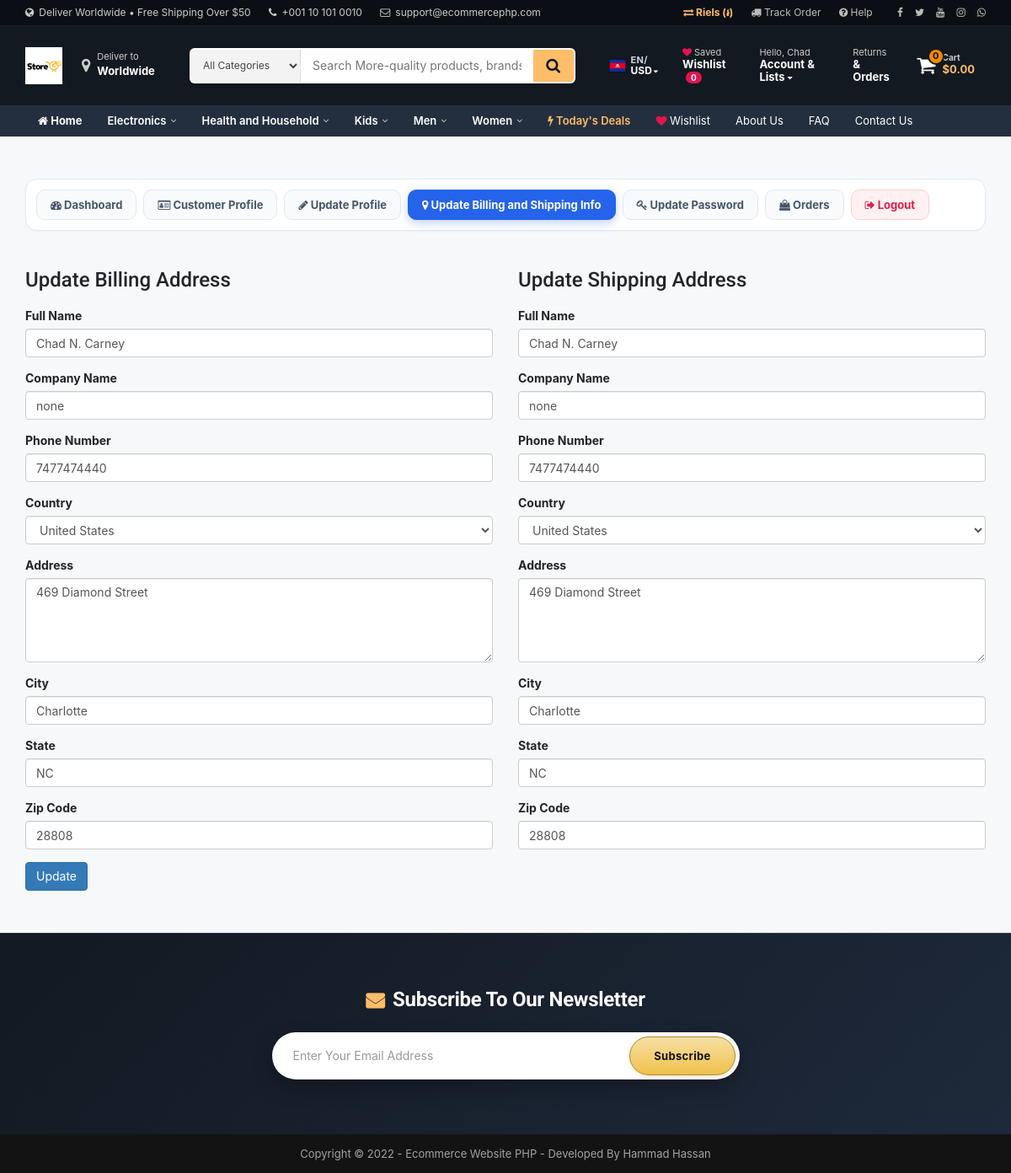
Screenshot of /customer-billing-shipping-update.php (signed in) with the database file from the repository.
### tables this page shows
CREATE TABLE `tbl_settings` (
    `id` INT NOT NULL AUTO_INCREMENT,
    `logo` VARCHAR(255) NOT NULL,
    `favicon` VARCHAR(255) NOT NULL,

    `footer_about` TEXT NOT NULL,
    `footer_copyright` TEXT NOT NULL,
    `contact_address` TEXT NOT NULL,
    `contact_email` VARCHAR(255) NOT NULL,
    `contact_phone` VARCHAR(255) NOT NULL,
    `contact_fax` VARCHAR(255) NOT NULL,
    `contact_map_iframe` TEXT NOT NULL,

    `receive_email` VARCHAR(255) NOT NULL,
    `receive_email_subject` VARCHAR(255) NOT NULL,
    `receive_email_thank_you_message` TEXT NOT NULL,
    `forget_password_message` TEXT NOT NULL,

    `total_recent_post_footer` INT NOT NULL,
    `total_popular_post_footer` INT NOT NULL,
    `total_recent_post_sidebar` INT NOT NULL,
    `total_popular_post_sidebar` INT NOT NULL,
    `total_featured_product_home` INT NOT NULL,
    `total_latest_product_home` INT NOT NULL,
    `total_popular_product_home` INT NOT NULL,

    `meta_title_home` TEXT NOT NULL,
    `meta_keyword_home` TEXT NOT NULL,
    `meta_description_home` TEXT NOT NULL,

    `banner_login` VARCHAR(255) NOT NULL,
    `banner_registration` VARCHAR(255) NOT NULL,
    `banner_forget_password` VARCHAR(255) NOT NULL,
    `banner_reset_password` VARCHAR(255) NOT NULL,
    `banner_search` VARCHAR(255) NOT NULL,
    `banner_cart` VARCHAR(255) NOT NULL,
    `banner_checkout` VARCHAR(255) NOT NULL,
    `banner_product_category` VARCHAR(255) NOT NULL,
    `banner_blog` VARCHAR(255) NOT NULL,

    `cta_title` VARCHAR(255) NOT NULL,
    `cta_content` TEXT NOT NULL,
    `cta_read_more_text` VARCHAR(255) NOT NULL,
    `cta_read_more_url` VARCHAR(255) NOT NULL,
    `cta_photo` VARCHAR(255) NOT NULL,

    `featured_product_title` VARCHAR(255) NOT NULL,
    `featured_product_subtitle` VARCHAR(255) NOT NULL,
    `latest_product_title` VARCHAR(255) NOT NULL,
    `latest_product_subtitle` VARCHAR(255) NOT NULL,
    `popular_product_title` VARCHAR(255) NOT NULL,
    `popular_product_subtitle` VARCHAR(255) NOT NULL,

    `testimonial_title` VARCHAR(255) NOT NULL,
    `testimonial_subtitle` VARCHAR(255) NOT NULL,
    `testimonial_photo` VARCHAR(255) NOT NULL,

    `blog_title` VARCHAR(255) NOT NULL,
    `blog_subtitle` VARCHAR(255) NOT NULL,
    `newsletter_text` TEXT NOT NULL,

    `paypal_email` VARCHAR(255) NOT NULL,
    `stripe_public_key` VARCHAR(255) NOT NULL,
    `stripe_secret_key` VARCHAR(255) NOT NULL,

    `bank_detail` TEXT NOT NULL,

    `before_head` TEXT NOT NULL,
    `after_body` TEXT NOT NULL,
    `before_body` TEXT NOT NULL,

    `home_service_on_off` TINYINT NOT NULL,
    `home_welcome_on_off` TINYINT NOT NULL,
    `home_featured_product_on_off` TINYINT NOT NULL,
    `home_latest_product_on_off` TINYINT NOT NULL,
    `home_popular_product_on_off` TINYINT NOT NULL,
    `home_testimonial_on_off` TINYINT NOT NULL,
    `home_blog_on_off` TINYINT NOT NULL,
    `newsletter_on_off` TINYINT NOT NULL,

    `ads_above_welcome_on_off` TINYINT NOT NULL,
    `ads_above_featured_product_on_off` TINYINT NOT NULL,
    `ads_above_latest_product_on_off` TINYINT NOT NULL,
    `ads_above_popular_product_on_off` TINYINT NOT NULL,
    `ads_above_testimonial_on_off` TINYINT NOT NULL,
    `ads_category_sidebar_on_off` TINYINT NOT NULL,

    PRIMARY KEY (`id`)
);

CREATE TABLE `tbl_social` (
  `social_id` int(11) NOT NULL,
  `social_name` varchar(30) NOT NULL,
  `social_url` varchar(255) NOT NULL,
  `social_icon` varchar(30) NOT NULL
);

CREATE TABLE `tbl_top_category` (
  `tcat_id` int(11) NOT NULL,
  `tcat_name` varchar(255) NOT NULL,
  `show_on_menu` int(1) NOT NULL
);

CREATE TABLE `tbl_page` (
  `id` int(11) NOT NULL,
  `about_title` varchar(255) NOT NULL,
  `about_content` text NOT NULL,
  `about_banner` varchar(255) NOT NULL,
  `about_meta_title` varchar(255) NOT NULL,
  `about_meta_keyword` text NOT NULL,
  `about_meta_description` text NOT NULL,
  `faq_title` varchar(255) NOT NULL,
  `faq_banner` varchar(255) NOT NULL,
  `faq_meta_title` varchar(255) NOT NULL,
  `faq_meta_keyword` text NOT NULL,
  `faq_meta_description` text NOT NULL,
  `blog_title` varchar(255) NOT NULL,
  `blog_banner` varchar(255) NOT NULL,
  `blog_meta_title` varchar(255) NOT NULL,
  `blog_meta_keyword` text NOT NULL,
  `blog_meta_description` text NOT NULL,
  `contact_title` varchar(255) NOT NULL,
  `contact_banner` varchar(255) NOT NULL,
  `contact_meta_title` varchar(255) NOT NULL,
  `contact_meta_keyword` text NOT NULL,
  `contact_meta_description` text NOT NULL,
  `pgallery_title` varchar(255) NOT NULL,
  `pgallery_banner` varchar(255) NOT NULL,
  `pgallery_meta_title` varchar(255) NOT NULL,
  `pgallery_meta_keyword` text NOT NULL,
  `pgallery_meta_description` text NOT NULL,
  `vgallery_title` varchar(255) NOT NULL,
  `vgallery_banner` varchar(255) NOT NULL,
  `vgallery_meta_title` varchar(255) NOT NULL,
  `vgallery_meta_keyword` text NOT NULL,
  `vgallery_meta_description` text NOT NULL
);

### header.php (shortened to what the rows shown need)
<?php
include("admin/inc/config.php");
$statement = $pdo->prepare("SELECT * FROM tbl_settings WHERE id=1");
$statement->execute();
$result = $statement->fetchAll(PDO::FETCH_ASSOC);
foreach ($result as $row)
{
	$logo = $row['logo'];
	$contact_email = $row['contact_email'];
	$contact_phone = $row['contact_phone'];
}
?>
<!DOCTYPE html>
<html lang="en">
<head>
	<link rel="stylesheet" href="assets/css/bootstrap.min.css">
	<link rel="stylesheet" href="assets/css/font-awesome.min.css">
	<link rel="stylesheet" href="assets/css/owl.carousel.min.css">
	<link rel="stylesheet" href="assets/css/owl.theme.default.min.css">
	<link rel="stylesheet" href="assets/css/jquery.bxslider.min.css">
    <link rel="stylesheet" href="assets/css/magnific-popup.css">
    <link rel="stylesheet" href="assets/css/rating.css">
	<link rel="stylesheet" href="assets/css/spacing.css">
	<link rel="stylesheet" href="assets/css/bootstrap-touch-slider.css">
	<link rel="stylesheet" href="assets/css/animate.min.css">
	<link rel="stylesheet" href="assets/css/tree-menu.css">
	<link rel="stylesheet" href="assets/css/select2.min.css">
	<link rel="stylesheet" href="assets/css/main.css">
	<link rel="stylesheet" href="assets/css/responsive.css">
	<link rel="stylesheet" href="assets/css/modern-ecommerce.css?v=<?php echo time(); ?>">
	<?php
	$statement = $pdo->prepare("SELECT * FROM tbl_page WHERE id=1");
	$statement->execute();
	$result = $statement->fetchAll(PDO::FETCH_ASSOC);
		?>
</head>
<body>
<?php
$stmt_top_cat = $pdo->prepare("SELECT * FROM tbl_top_category ORDER BY tcat_name ASC");
$stmt_top_cat->execute();
$header_top_categories = $stmt_top_cat->fetchAll(PDO::FETCH_ASSOC);
?>
<div class="modern-top-bar">
	<div class="container">
		<div class="row">
			<div class="col-md-7 col-sm-6 col-xs-12">
				<span class="top-item"><i class="fa fa-globe"></i> Deliver Worldwide &bull; Free Shipping Over $50</span>
				<span class="top-item hidden-xs"><i class="fa fa-phone"></i> <?php echo htmlspecialchars($contact_phone); ?></span>
				<span class="top-item hidden-xs hidden-sm"><i class="fa fa-envelope-o"></i> <?php echo htmlspecialchars($contact_email); ?></span>
			</div>
			<div class="col-md-5 col-sm-6 col-xs-12 text-right">
				<span class="top-item hidden-xs" style="margin-right: 0;">
					<?php
					$statement = $pdo->prepare("SELECT * FROM tbl_social");
					$statement->execute();
					$result = $statement->fetchAll(PDO::FETCH_ASSOC);
					foreach ($result as $row) {
						if (!empty($row['social_url'])) {
							echo '<a href="'.$row['social_url'].'" style="margin-left:8px;" target="_blank"><i class="'.$row['social_icon'].'"></i></a>';
						}
					}
					?>
				</span>
			</div>
		</div>
	</div>
</div>
<header class="modern-header">
	<div class="container">
		<div class="row" style="display: flex; align-items: center; flex-wrap: wrap;">
			<div class="col-md-2 col-sm-4 col-xs-6 logo-area" style="display: flex; align-items: center; gap: 12px;">
				<a href="index.php">
					<img src="assets/uploads/<?php echo $logo; ?>" alt="Store Logo">
				</a>
			</div>
		</div>
	</div>
</header>
<nav class="modern-subnav">
	<div class="container">
		<div class="row">
			<div class="col-md-12">
				<ul>
					<?php foreach (array_slice($header_top_categories, 0, 5) as $top_c): ?>
						<li class="nav-mega-item">
							<a href="product-category.php?id=<?php echo $top_c['tcat_id']; ?>&type=top-category">
								<?php echo htmlspecialchars($top_c['tcat_name']); ?> <i class="fa fa-angle-down nav-caret"></i>
							</a>
						</li>
					<?php endforeach; ?>
					<?php
					$statement = $pdo->prepare("SELECT * FROM tbl_page WHERE id=1");
					$statement->execute();
					$result = $statement->fetchAll(PDO::FETCH_ASSOC);
					foreach ($result as $row) {
						$about_title = $row['about_title'];
						$faq_title = $row['faq_title'];
						$contact_title = $row['contact_title'];
					}
					?>
					<li><a href="about.php"><?php echo $about_title; ?></a></li>
					<li><a href="faq.php"><?php echo $faq_title; ?></a></li>
					<li><a href="contact.php"><?php echo $contact_title; ?></a></li>
				</ul>
			</div>
		</div>
	</div>
</nav>

### footer.php (shortened to what the rows shown need)
<?php
$statement = $pdo->prepare("SELECT * FROM tbl_settings WHERE id=1");
$statement->execute();
$result = $statement->fetchAll(PDO::FETCH_ASSOC);
foreach ($result as $row)
{
	$footer_copyright = $row['footer_copyright'];
    $newsletter_on_off = $row['newsletter_on_off'];
}
?>
<?php if($newsletter_on_off == 1): ?>
<section class="home-newsletter">
	<div class="container">
		<div class="row">
			<div class="col-md-6 col-md-offset-3">
				<div class="single">
				<form action="" method="post">
					<h2><?php echo LANG_VALUE_93; ?></h2>
				</div>
			</div>
		</div>
	</div>
</section>
<?php endif; ?>
<div class="footer-bottom">
	<div class="container">
		<div class="row">
			<div class="col-md-12 copyright">
				<?php echo $footer_copyright; ?>
			</div>
		</div>
	</div>
</div>
</body>
</html>

### rows the page displays
tbl_settings: contact_phone "+001 10 101 0010", contact_email "support@ecommercephp.com", logo (picture), footer_copyright "Copyright © 2022 - Ecommerce Website PHP - Developed By Hammad Hassan"
tbl_top_category: tcat_name "Electronics"
tbl_top_category: tcat_name "Health and Household"
tbl_top_category: tcat_name "Kids"
tbl_top_category: tcat_name "Men"
tbl_top_category: tcat_name "Women"
tbl_page: about_title "About Us", faq_title "FAQ", contact_title "Contact Us"

### other values shown
$current_lang "EN"
$current_currency "USD"
$wishlist_count "0"
$first_name "Chad"
$cart_item_count "0"
format_price($table_total_price) "$0.00"
LANG_VALUE_89 "Dashboard"
LANG_VALUE_117 "Update Profile"
LANG_VALUE_88 "Update Billing and Shipping Info"
LANG_VALUE_99 "Update Password"
LANG_VALUE_24 "Orders"
LANG_VALUE_14 "Logout"
LANG_VALUE_86 "Update Billing Address"
LANG_VALUE_102 "Full Name"
LANG_VALUE_103 "Company Name"
